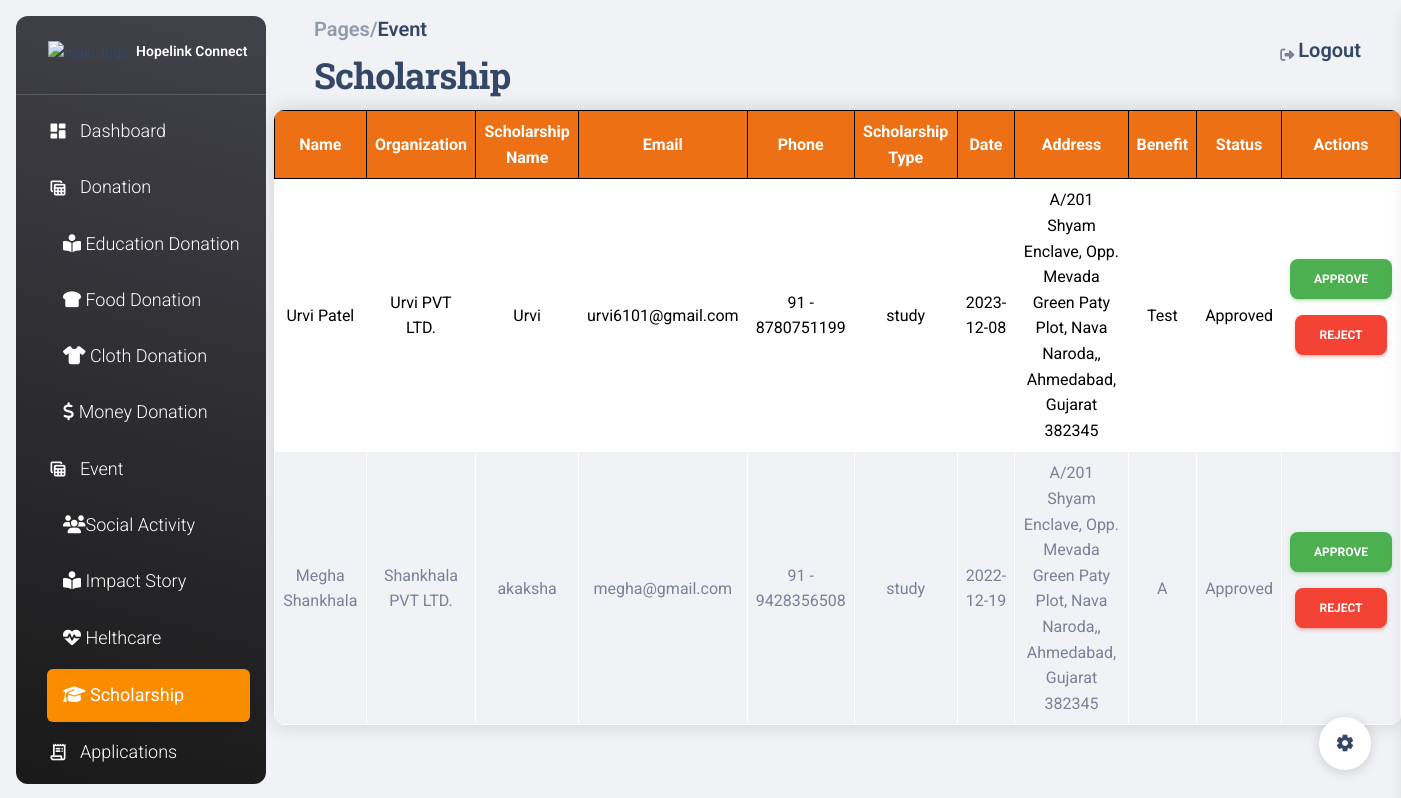
/admin_scholarship/, run on the app's committed database.
### ngo/models.py (models this page shows, shortened)
class ScholarshipApplication(models.Model):
    formType = models.CharField(max_length=255)
    username = models.CharField(max_length=100)
    name = models.CharField(max_length=100)
    email = models.EmailField()
    phone_code = models.CharField(max_length=5)
    phone_number = models.CharField(max_length=20)
    nameoforg = models.CharField(max_length=255, blank=True, null=True)
    nameofscholarship = models.CharField(max_length=255)
    typeofscholarship = models.CharField(max_length=255)
    date = models.CharField(max_length=2)
    addrline1 = models.CharField(max_length=255)
    addresscity = models.CharField(max_length=255)
    addresstate = models.CharField(max_length=255)
    addresspostal = models.CharField(max_length=10)
    benefit = models.TextField()
    status = models.CharField(
        max_length=255,
        choices=[
            ("Pending", "Pending"),
            ("Approved", "Approved"),
            ("Rejected", "Rejected"),
        ],
        default="Pending",
        )

### ngo/views.py (the view, shortened to what this page needs)
# urls.py: path('admin_scholarship/', views.admin_scholarship, name='admin_scholarship'),
def admin_scholarship(request):
    scholarship_applications = ScholarshipApplication.objects.all()
    context = {
        'scholarship_applications':scholarship_applications,
    }
    return render(request, 'ngo/admin_scholarship.html',context)

### ngo/templates/ngo/admin_scholarship.html (shortened to what this page needs)
{% extends 'adminbase.html' %}
{% load static %}
{% block content %}
<nav class="navbar navbar-main navbar-expand-lg px-0 mx-4 shadow-none border-radius-xl" id="navbarBlur" navbar-scroll="true">
  <div class="container-fluid py-1 px-3">
    <nav aria-label="breadcrumb">
      <ol class="breadcrumb bg-transparent mb-0 pb-0 pt-1 px-0 me-sm-6 me-5">
        <li class="breadcrumb-item text-sm"><a class="opacity-5 text-dark" href="javascript:;"><h5>Pages/</h5></a></li>
        <li aria-current="page"><h5>Event</h5></li>
      </ol>
      <h2 class="font-weight-bolder mb-0">Scholarship</h2>
    </nav>
    <div class="collapse navbar-collapse mt-sm-0 mt-2 me-md-0 me-sm-4" id="navbar">
      <div class="ms-md-auto pe-md-3 d-flex align-items-center">
        <div class="input-group input-group-outline">
          <label class="form-label"></label>
        </div>
      </div>
      <ul class="navbar-nav  justify-content-end">
        <li class="nav-item d-flex align-items-center">
          <a href="javascript:;" class="nav-link text-body font-weight-bold px-0">
            <i class="fa fa-sign-out me-sm-1"></i>
            <a href="{% url 'login' %}"><span class="d-sm-inline d-none"><h5>Logout</h5></span></a>
          </a>
        </li>
      </ul>
    </div>
  </div>
</nav>
<table class="custom-table">
    <tr>
        <th>Name</th>
        <th>Organization</th>
        <th>Scholarship Name</th>
        <th>Email</th>
        <th>Phone</th>
        <th>Scholarship Type</th>
        <th>Date</th>
        <th>Address</th>
        <th>Benefit</th>
        <th>Status</th>
        <th>Actions</th>
    </tr>
    {% for scholarship_applications in scholarship_applications %}
        <tr>
            <td>{{ scholarship_applications.name }}</td>
            <td>{{ scholarship_applications.nameoforg }}</td>
            <td>{{ scholarship_applications.nameofscholarship }}</td>
            <td>{{ scholarship_applications.email }}</td>
            <td>{{ scholarship_applications.phone_code }} - {{ scholarship_applications.phone_number }}</td>
            <td>{{ scholarship_applications.typeofscholarship }}</td>
            <td>{{ scholarship_applications.date }}</td>
            <td>{{ scholarship_applications.addrline1 }}, {{ scholarship_applications.addresscity }}, {{ scholarship_applications.addresstate }} {{ scholarship_applications.addresspostal }}</td>
            <td>{{ scholarship_applications.benefit }}</td>
            <td id="status-{{ scholarship_applications.id }}">{{ scholarship_applications.status }}</td>
            <td>
              <form action="{% url 'admin_scholarship' %}" method="post">
                <button type="submit" class="btn btn-success">Approve</button>
              </form>
              <form action="{% url 'admin_scholarship' %}" method="post">
                <button type="submit" class="btn btn-danger">Reject</button>
              </form>
            </td>
        </tr>
    {% endfor %}
</table>
{% endblock %}

### ngo/templates/ngo/admin_scholarship.html (style rules this page uses)
.custom-table { border-collapse: collapse; width: 100%; margin-bottom: 20px; border-radius: 10px; overflow: hidden; box-shadow: 0 0 20px rgba(0, 0, 0, 0.15); }
.custom-table th, .custom-table td { border: 1px solid #ffff; padding: 8px; text-align: center; }
.custom-table th { background-color: #f2f2f2; color: #333; }
.custom-table tr:nth-child(even) { background-color: #f2f2f2; }
.custom-table th { background-color: #ed7014; color: #ffff; font-weight: bold; border-color:#000; }
.custom-table tr:nth-child(even) { background-color: #ffff; color:#000; }
.bg-gray-200 { background-color: #ffff ; }

### data on the page
ScholarshipApplication: name "Urvi Patel", nameoforg "Urvi PVT LTD.", nameofscholarship "Urvi", email "urvi6101@gmail.com", phone_code "91", phone_number "8780751199", typeofscholarship "study", date "2023-12-08", addrline1 "A/201 Shyam Enclave, Opp. Mevada Green Paty Plot, Nava Naroda,", addresscity "Ahmedabad", addresstate "Gujarat", addresspostal "382345", benefit "Test", status "Approved"
ScholarshipApplication: name "Megha Shankhala", nameoforg "Shankhala PVT LTD.", nameofscholarship "akaksha", email "megha@gmail.com", phone_code "91", phone_number "9428356508", typeofscholarship "study", date "2022-12-19", addrline1 "A/201 Shyam Enclave, Opp. Mevada Green Paty Plot, Nava Naroda,", addresscity "Ahmedabad", addresstate "Gujarat", addresspostal "382345", benefit "A", status "Approved"
